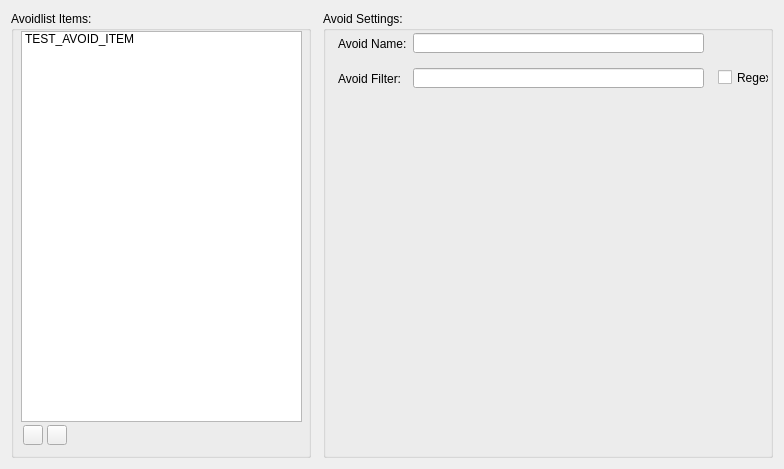
    <widget class="QWidget" name="globalAvoidlistTab">
     <attribute name="title">
      <string>Global Avoid List</string>
     </attribute>
     <layout class="QHBoxLayout" name="horizontalLayout_2">
      <item>
       <widget class="QGroupBox" name="avoidlistGroup">
        <property name="sizePolicy">
         <sizepolicy hsizetype="Fixed" vsizetype="Fixed">
          <horstretch>0</horstretch>
          <verstretch>0</verstretch>
         </sizepolicy>
        </property>
        <property name="minimumSize">
         <size>
          <width>300</width>
          <height>447</height>
         </size>
        </property>
        <property name="maximumSize">
         <size>
          <width>300</width>
          <height>447</height>
         </size>
        </property>
        <property name="title">
         <string>Avoidlist Items:</string>
        </property>
        <widget class="QPushButton" name="addAvoidEntryButton">
         <property name="geometry">
          <rect>
           <x>12</x>
           <y>414</y>
           <width>20</width>
           <height>20</height>
          </rect>
         </property>
         <property name="font">
          <font>
           <family>Segoe UI</family>
           <pointsize>15</pointsize>
           <weight>50</weight>
           <bold>false</bold>
           <kerning>true</kerning>
          </font>
         </property>
         <property name="mouseTracking">
          <bool>false</bool>
         </property>
         <property name="text">
          <string/>
         </property>
         <property name="icon">
          <iconset resource="icon_resources.qrc">
           <normaloff>:/guiIcons/icons/plus-icon.png</normaloff>:/guiIcons/icons/plus-icon.png</iconset>
         </property>
        </widget>
        <widget class="QPushButton" name="removeAvoidEntryButton">
         <property name="geometry">
          <rect>
           <x>36</x>
           <y>414</y>
           <width>20</width>
           <height>20</height>
          </rect>
         </property>
         <property name="font">
          <font>
           <pointsize>15</pointsize>
           <weight>75</weight>
           <bold>true</bold>
          </font>
         </property>
         <property name="text">
          <string/>
         </property>
         <property name="icon">
          <iconset resource="icon_resources.qrc">
           <normaloff>:/guiIcons/icons/delete-icon.png</normaloff>:/guiIcons/icons/delete-icon.png</iconset>
         </property>
        </widget>
        <widget class="QListWidget" name="avoidlistItemsList">
         <property name="geometry">
          <rect>
           <x>10</x>
           <y>20</y>
           <width>281</width>
           <height>391</height>
          </rect>
         </property>
         <item>
          <property name="text">
           <string>TEST_AVOID_ITEM</string>
          </property>
         </item>
        </widget>
       </widget>
      </item>
      <item>
       <spacer name="avoid_settings_spacer">
        <property name="orientation">
         <enum>Qt::Horizontal</enum>
        </property>
        <property name="sizeType">
         <enum>QSizePolicy::Fixed</enum>
        </property>
        <property name="sizeHint" stdset="0">
         <size>
          <width>6</width>
          <height>20</height>
         </size>
        </property>
       </spacer>
      </item>
      <item>
       <widget class="QGroupBox" name="avoidlistSettingsGroup">
        <property name="sizePolicy">
         <sizepolicy hsizetype="Fixed" vsizetype="Fixed">
          <horstretch>0</horstretch>
          <verstretch>0</verstretch>
         </sizepolicy>
        </property>
        <property name="minimumSize">
         <size>
          <width>450</width>
          <height>447</height>
         </size>
        </property>
        <property name="maximumSize">
         <size>
          <width>450</width>
          <height>447</height>
         </size>
        </property>
        <property name="title">
         <string>Avoid Settings:</string>
        </property>
        <widget class="QLineEdit" name="avoidNameTextbox">
         <property name="geometry">
          <rect>
           <x>90</x>
           <y>22</y>
           <width>291</width>
           <height>20</height>
          </rect>
         </property>
        </widget>
        <widget class="QLabel" name="avoidNameLabel">
         <property name="geometry">
          <rect>
           <x>15</x>
           <y>25</y>
           <width>71</width>
           <height>16</height>
          </rect>
         </property>
         <property name="text">
          <string>Avoid Name: </string>
         </property>
        </widget>
        <widget class="QLabel" name="avoidFilterLabel">
         <property name="geometry">
          <rect>
           <x>15</x>
           <y>60</y>
           <width>66</width>
           <height>16</height>
          </rect>
         </property>
         <property name="text">
          <string>Avoid Filter:</string>
         </property>
        </widget>
        <widget class="QLineEdit" name="avoidFilterTextbox">
         <property name="geometry">
          <rect>
           <x>90</x>
           <y>57</y>
           <width>291</width>
           <height>20</height>
          </rect>
         </property>
        </widget>
        <widget class="QCheckBox" name="avoidFilterRegexCheck">
         <property name="geometry">
          <rect>
           <x>395</x>
           <y>58</y>
           <width>51</width>
           <height>17</height>
          </rect>
         </property>
         <property name="text">
          <string>Regex</string>
         </property>
        </widget>
       </widget>
      </item>
     </layout>
    </widget>
